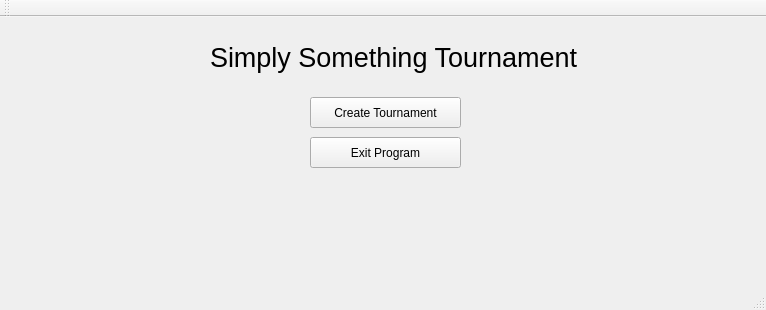
<?xml version="1.0" encoding="UTF-8"?>
<ui version="4.0">
 <class>TournamentQtWidgetAppClass</class>
 <widget class="QMainWindow" name="TournamentQtWidgetAppClass">
  <property name="geometry">
   <rect>
    <x>0</x>
    <y>0</y>
    <width>766</width>
    <height>310</height>
   </rect>
  </property>
  <property name="windowTitle">
   <string>TournamentQtWidgetApp</string>
  </property>
  <widget class="QWidget" name="centralWidget">
   <widget class="QPushButton" name="createTournamentButton">
    <property name="geometry">
     <rect>
      <x>310</x>
      <y>80</y>
      <width>151</width>
      <height>31</height>
     </rect>
    </property>
    <property name="text">
     <string>Create Tournament</string>
    </property>
   </widget>
   <widget class="QLabel" name="label">
    <property name="geometry">
     <rect>
      <x>210</x>
      <y>10</y>
      <width>371</width>
      <height>61</height>
     </rect>
    </property>
    <property name="font">
     <font>
      <pointsize>20</pointsize>
     </font>
    </property>
    <property name="text">
     <string>Simply Something Tournament</string>
    </property>
   </widget>
   <widget class="QPushButton" name="exitButton">
    <property name="geometry">
     <rect>
      <x>310</x>
      <y>120</y>
      <width>151</width>
      <height>31</height>
     </rect>
    </property>
    <property name="text">
     <string>Exit Program</string>
    </property>
   </widget>
  </widget>
  <widget class="QMenuBar" name="menuBar">
   <property name="geometry">
    <rect>
     <x>0</x>
     <y>0</y>
     <width>766</width>
     <height>21</height>
    </rect>
   </property>
  </widget>
  <widget class="QToolBar" name="mainToolBar">
   <attribute name="toolBarArea">
    <enum>TopToolBarArea</enum>
   </attribute>
   <attribute name="toolBarBreak">
    <bool>false</bool>
   </attribute>
  </widget>
  <widget class="QStatusBar" name="statusBar"/>
 </widget>
 <layoutdefault spacing="6" margin="11"/>
 <resources>
  <include location="TournamentQtWidgetApp.qrc"/>
 </resources>
 <connections/>
</ui>
